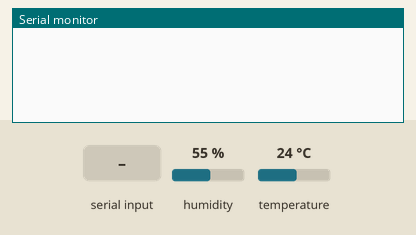
Recording of a sketch running on a simulated Arduino Mega 2560, built with avr-gcc and run on an emulated ATmega2560. Parts: the last lines printed to the serial monitor. Inputs (shaded band) come from the test bench; at power-on: humidity 55 %, temperature 24 °C.

Above: at 1.2 s.
1.3 s: "1\n" received over Serial
At 2.5 s:
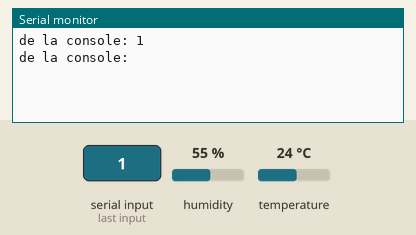
2.8 s: "1\n" received over the second serial link
At 3.9 s:
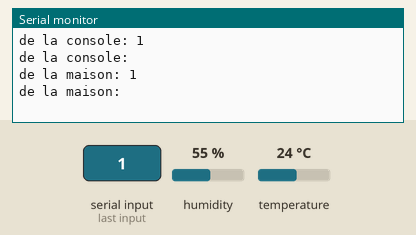
4.3 s: "0\n" received over Serial
At 5.1 s:
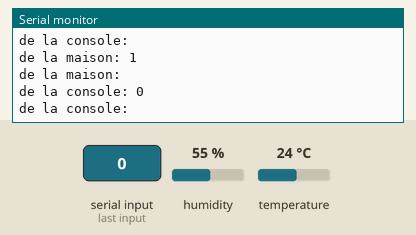
5.8 s: "0\n" received over the second serial link
At 6.2 s:
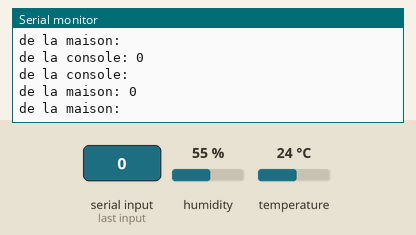

The sketch:

MEGA.ino
```cpp
/*
  Communications bi-directionnelles entre le ARDUINO MEGA et le ARDUINO UNO

  Olivier Nadeau
  05/09/2023
  03/10/2023

  Port Série Sérial pour communiquer avec le UNO Pin 19(RX) et 18(TX)
*/
#include "SHT31.h"

//#define DEBUG


SHT31 sht31 = SHT31();

char charMaison = 0;
char charConsole = 0;
char charHM10 = 0;


void setup() {

  Serial.begin(9600);   // Console
  Serial1.begin(9600);  // Maison
  Serial2.begin(9600);  // HM-10
  sht31.begin();
}

void loop() {

  if (Serial1.available()) {
    charMaison = Serial1.read();
    Serial.print("de la maison: ");
    Serial.println(charMaison);
  }
  if (Serial.available()) {
    charConsole = Serial.read();
    Serial.print("de la console: ");
    Serial.println(charConsole);
    Serial1.print(charConsole);
    Serial2.print(charConsole);
  }
  if (Serial2.available()) {
    charHM10 = Serial2.read();
    Serial.print("de Bluetooth: ");
    Serial.println(charHM10);
    Serial1.print(charHM10);
  }

  if (millis() % 5000 == 0) {  //à chaque seconde
    float temp = sht31.getTemperature();
    float hum = sht31.getHumidity();
    int temperature = (temp * 100);
    int humid = (hum * 100);
#ifdef DEBUG
    Serial.print("Temp = ");
    Serial.print(temp);
    Serial.print(" C   ");  //The unit for  Celsius because original arduino don't support special symbols
    Serial.print("Hum = ");
    Serial.print(hum);
    Serial.println("%");
//Serial.print(temperature);
//Serial.print(" , ");
//Serial.println(humid);
#endif
    // L'une ou l'autre des méthodes qui suivent fonctionnent
    Serial2.print('x' + (String)temperature + ',' + (String)humid + '\n');  //on peut concaténer des strings
    // ou
    // Serial2.print('x');
    // Serial2.print(temperature);
    // Serial2.print(',');
    // Serial2.print(humid);
    // Serial2.print('\n');
    // Serial2.flush();  //Juste pour être certain d'avoir enoyé tous les charactères dans la deuxième méthode1,1#
    delay(1);
  }
}
```

Measured:
- after the input at 1.3 s, the serial monitor: prints a new line at once (image 1)
- after the input at 2.8 s, the serial monitor: prints a new line at once (image 2)
- after the input at 4.3 s, the serial monitor: prints a new line at once (image 3)
- after the input at 5.8 s, the serial monitor: prints a new line at once (image 4)
